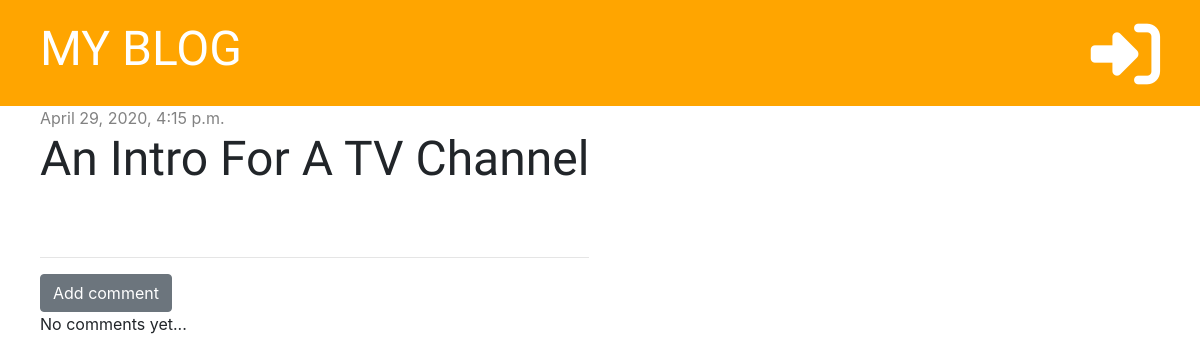
The page /post/3/ on the database as committed earlier.
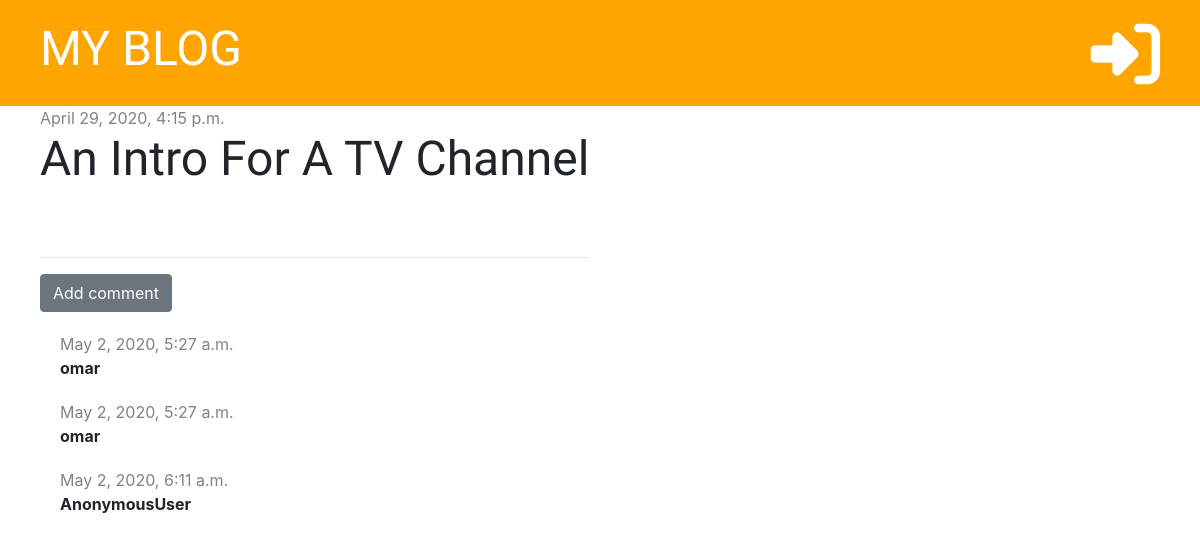
The same page on the database as committed later.
### bolg/models.py (models this page shows, shortened)
class Comment(models.Model):
    post = models.ForeignKey('bolg.Post', on_delete=models.CASCADE, related_name='comments')
    author = models.CharField(max_length=200)
    created_date = models.DateTimeField(default=timezone.now())
    text = models.TextField()
    approved = models.BooleanField(default=False)

### bolg/views.py (the view)
# urls.py: path('post/<int:pk>/', views.post_detail, name='post_detail'),
def post_detail(request, pk):
    post = get_object_or_404(Post, pk=pk)
    stuff_for_frontend = {'post':post}
    return render(request, 'bolg/post_detail.html', stuff_for_frontend)

### bolg/templatetags/markdownify.py (called while the page is built)
@register.filter
def markdown(value):
    renderer = HighlightRenderer()
    markdown = mistune.Markdown(renderer=renderer)
    return markdown(value)

### bolg/templates/bolg/post_detail.html (shortened to what this page needs)
{% extends 'bolg/base.html' %}
{% load markdownify %}
{% block content %}
    <div class="post">
        {% if post.published_date %}
            <div class="date">
                {{ post.published_date }}
            </div>
        {% else %}
            <a href="{% url 'post_publish' pk=post.pk %}" class="btn btn-primary">Publish</a>
        {% endif %}
        <h1>{{ post.title }}</h1>
    </div>
    <hr>
    <a href="{% url 'add_comment_to_post' pk=post.pk %}" class="btn btn-secondary">Add comment</a>
    {% for comment in post.comments.all %}
        {% if user.is_authenticated or comment.approved %}
            <div class="comment">
                <div class="date">
                    {{ comment.created_date }}
                </div>
                <strong>{{ comment.author }}</strong>
            </div>
        {% endif %}
    {% empty %}
        <p>No comments yet...</p>
    {% endfor %}
{% endblock %}

Rows that differ between the two databases and show on the page:
added Comment: created_date "May 2, 2020, 5:27 a.m.", author "omar"
added Comment: created_date "May 2, 2020, 5:27 a.m.", author "omar"
added Comment: created_date "May 2, 2020, 6:11 a.m.", author "AnonymousUser"
Other text that changed with them:
text no longer shown: "No comments yet..."
